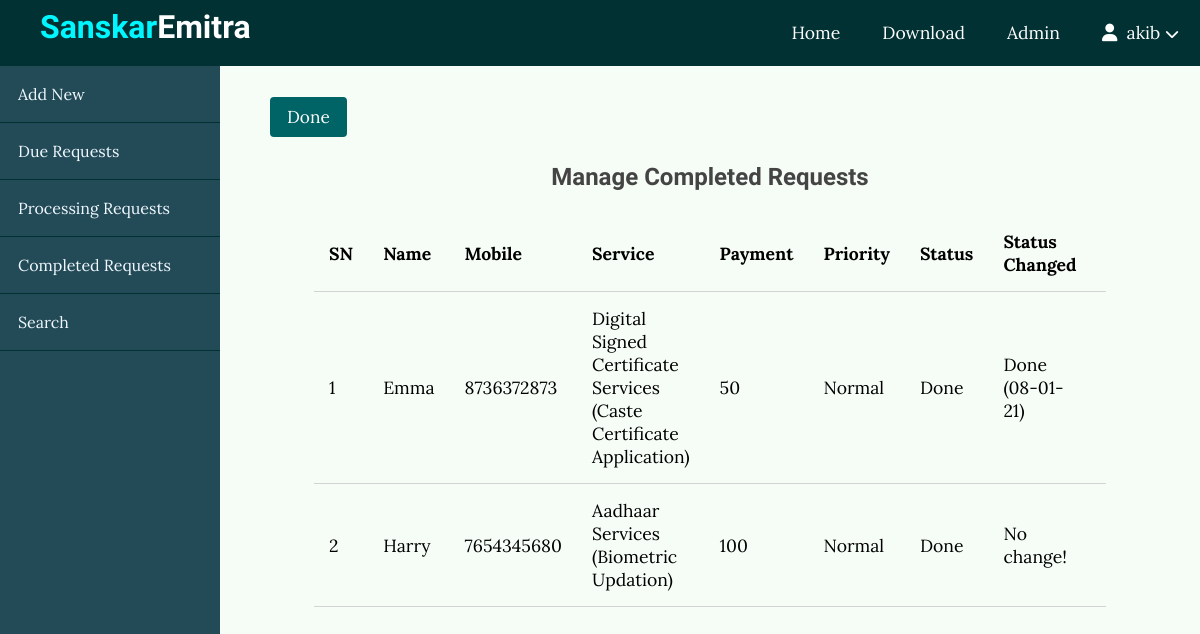
/customer/manage/completed (signed in), run on an earlier commit of the app's database.
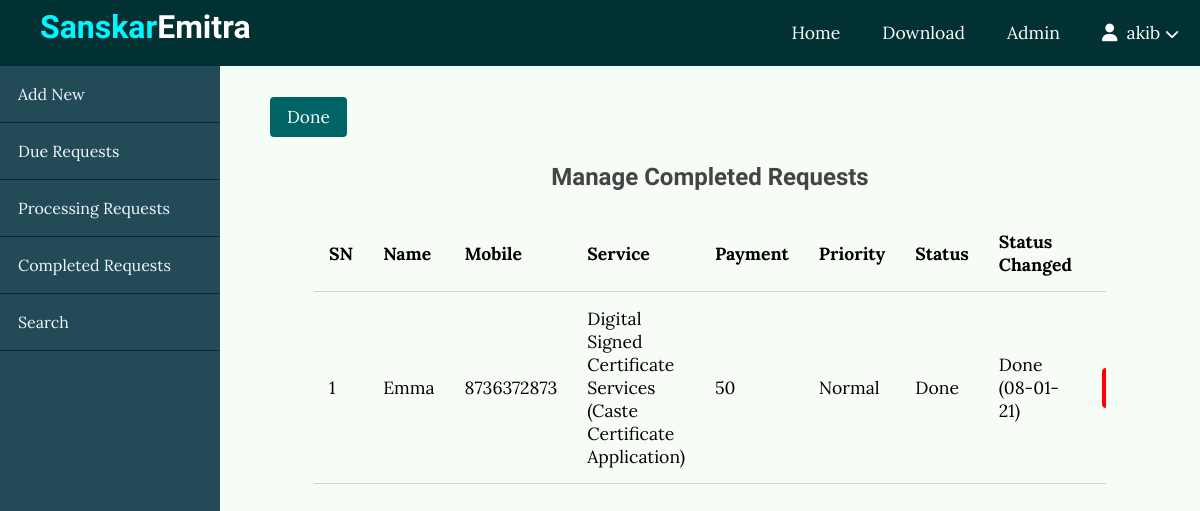
And on a later commit of the database.
### customer/models.py (models this page shows)
class CustomerRecord(models.Model):
    name = models.CharField(max_length=100)
    mobile = models.CharField(max_length=10)
    service = models.CharField(max_length=100)
    subservice = models.CharField(max_length=100)
    payment = models.IntegerField()
    advance = models.IntegerField(default=0)
    priority = models.CharField(max_length=6)
    status = models.CharField(max_length=10, default='Due')
    StatusChanged = models.CharField(max_length=30, default='No change!')
    date = models.DateField(auto_now_add=True, blank=False)

### customer/views.py (the view)
# urls.py: path('manage/completed', views.manage_completed_view, name='manage_completed'),
@login_required(login_url="emitr:login")
def manage_completed_view(request):
    if request.method == "POST" and "remove" in request.POST:
        CustomerRecord.objects.get(pk=request.POST["remove"]).delete()
        messages.info(request, 'Successfully Deleted Record!')
        return HttpResponseRedirect(reverse("customer:manage_completed"))
    return render(request, 'customer/manage_completed.html', {
        'records': CustomerRecord.objects.filter(status='Done').order_by('-date')
    })

### customer/templates/customer/manage_completed.html (shortened to what this page needs)
{% extends 'customer/layout.html' %}
{% block main %}
    <div class="admin-content">
        <div class="button-group">
            <a href="{% url 'customer:completed' %}" class="btn">Done</a>
        </div>
        <div class="content">
            <h2 class="page-title">Manage Completed Requests</h2>
            <table>
                <thead>
                    <th>SN</th>
                    <th>Name</th>
                    <th>Mobile</th>
                    <th>Service</th>
                    <th>Payment</th>
                    <th>Priority</th>
                    <th>Status</th>
                    <th>Status Changed</th>
                    <th colspan="1"></th>
                </thead>
                <tbody>
                    {% for record in records %}
                    <tr>
                        <td>{{ forloop.counter }}</td>
                        <td>{{ record.name }}</td>
                        <td>{{ record.mobile }}</td>
                        <td>{{ record.service }} ({{ record.subservice }})</td>
                        <td>{{ record.payment }}</td>
                        <td>{{ record.priority }}</td>
                        <td>{{ record.status }}</td>
                        <td>{{ record.StatusChanged }}</td>
                        <td>
                            <form action="{% url 'customer:manage_completed' %}" method="POST" onsubmit="return confirm('Are you sure?');">
                                <button value="{{ record.id }}" name="remove" type="submit" class="btn-delete">Delete</button>
                            </form>
                        </td>
                    </tr>
                    {% endfor %}
                </tbody>
            </table>
        </div>
    </div>
{% endblock %}

What changed in the data, as far as the page shows it:
no longer on this page (row edited): CustomerRecord: name "Harry", mobile "7654345680", service "Aadhaar Services", subservice "Biometric Updation", payment "100", priority "Normal", status "Done", StatusChanged "No change!"
